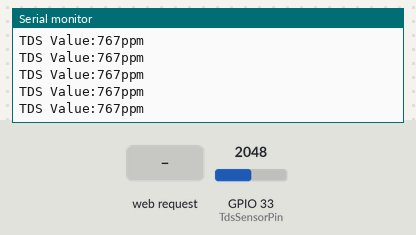
A sketch run on a simulated ESP32. On the bench: the last lines printed to the serial monitor. Inputs (shaded band) come from the test bench; at power-on: GPIO 33 (TdsSensorPin) = 2048. WiFi joins after 1.5 s; servers stay silent unless stated.

Above: at 2.7 s.
2.8 s: HTTP request GET /tds received
At 3.01 s:
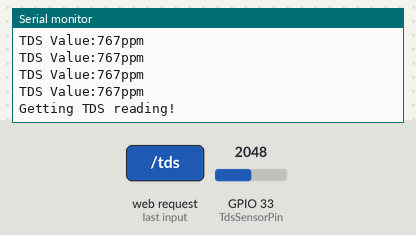
4.3 s: HTTP request GET /info received
At 4.56 s:
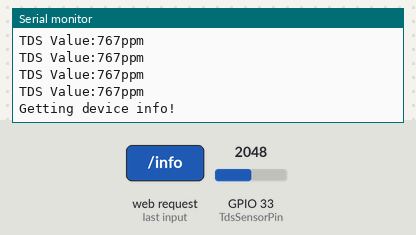
5.8 s: GPIO 33 (TdsSensorPin) set to 2866
At 7.0 s:
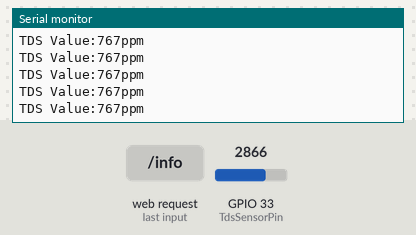
7.3 s: GPIO 33 (TdsSensorPin) set to 3603
At 7.3 s:
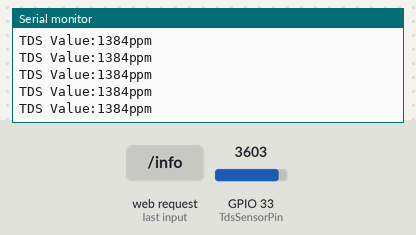
Timing chart, 0 to 9.8 s (numbered marks = the images above; inputs shaded):
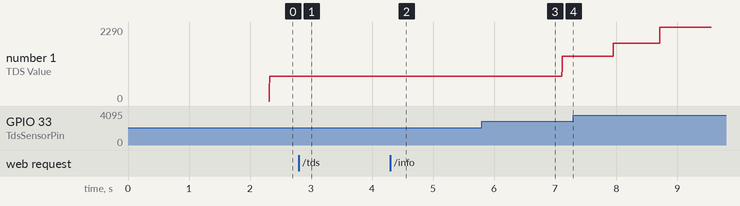

Measured:
- after the input at 2.8 s, the serial monitor: prints a new line at once (image 1)
- after the input at 4.3 s, the serial monitor: prints a new line at once (image 2)
- plotted number 1: 767 → 1384 after the input at 5.8 s, 1384 → 2290 after the input at 7.3 s

The sketch:

TDS_server.ino
```cpp
// Load Wi-Fi library
//#include <WiFi.h>
#include <DNSServer.h>
#include <WiFiManager.h>
#include <ESPmDNS.h>
#include <WebServer.h>
#include <ArduinoJson.h>
//#include <OneWire.h>
//#include <DallasTemperature.h>

//#include <ESPAsyncWebServer.h>

// Data wire is connected to GPIO 15
//#define ONE_WIRE_BUS 15

#define TdsSensorPin 33
#define VREF 3.3              // analog reference voltage(Volt) of the ADC
#define SCOUNT  30            // sum of sample point

// Setup a oneWire instance to communicate with any OneWire devices
//OneWire oneWire(ONE_WIRE_BUS);

// Pass our oneWire reference to Dallas Temperature sensor
//DallasTemperature sensors(&oneWire);
const char* ssid = "ARRIS-555D";
const char* password =  "621124665614";


WebServer server(80);

StaticJsonDocument<250> jsonDocument;
char buffer[250];

void setup_routing() {     \
  Serial.println("Routing setup!");
  server.on("/tds", getTDS);
  server.on("/info", getInfo);
  server.begin();
}

void add_json_object(char *tag, String value) {
  JsonObject obj = jsonDocument.createNestedObject();
  obj["type"] = tag;
  obj["value"] = value;
}

void create_json_info(char* sensor,int num, char * record_type) {
  jsonDocument.clear();
  jsonDocument["sensor"] = sensor;
  jsonDocument["quantity"] = num;
  jsonDocument["record-type"] = record_type;
  serializeJson(jsonDocument, buffer);
}

void create_json_tds(char *type, float value1) {
  jsonDocument.clear();
  jsonDocument["sensor"] = type;
  jsonDocument["value"] = value1;
  serializeJson(jsonDocument, buffer);
}

int analogBuffer[SCOUNT];     // store the analog value in the array, read from ADC
int analogBufferTemp[SCOUNT];
int analogBufferIndex = 0;
int copyIndex = 0;

float averageVoltage = 0;
float tdsValue = 0;
float temperature = 20;       // current temperature for compensation


void getInfo(){
   Serial.println("Getting device info!");
   create_json_info("TDS Sensor", 1, "ppm");
   server.send(200, "application/json", buffer);
}

void getTDS(){
  Serial.println("Getting TDS reading!");
  create_json_tds("sensor 1", tdsValue);
  server.send(200, "application/json", buffer);
}


void setup() {
  Serial.begin(115200);

  WiFiManager wifiManager;
  Serial.println("Conecting.....");
  wifiManager.autoConnect("TDS Sensor");
  Serial.println("connected");


  if(!MDNS.begin("esp32")) {
     Serial.println("Error starting mDNS");
     return;
  }

//
  MDNS.addService("http", "tcp", 80);
  //Name of Device and
  MDNS.addServiceTxt("http", "tcp", "type", "TDS Sensor");
  MDNS.addServiceTxt("http", "tcp", "Amount", "1");

  Serial.println(WiFi.localIP());
  setup_routing();
}


void loop() {pinMode(TdsSensorPin,INPUT);
  static unsigned long analogSampleTimepoint = millis();
  if(millis()-analogSampleTimepoint > 40U){     //every 40 milliseconds,read the analog value from the ADC
    analogSampleTimepoint = millis();
    analogBuffer[analogBufferIndex] = analogRead(TdsSensorPin);    //read the analog value and store into the buffer
    analogBufferIndex++;
    if(analogBufferIndex == SCOUNT){
      analogBufferIndex = 0;
    }
  }

  static unsigned long printTimepoint = millis();
  if(millis()-printTimepoint > 800U){
    printTimepoint = millis();
    for(copyIndex=0; copyIndex<SCOUNT; copyIndex++){
      analogBufferTemp[copyIndex] = analogBuffer[copyIndex];

      // read the analog value more stable by the median filtering algorithm, and convert to voltage value
      averageVoltage = getMedianNum(analogBufferTemp,SCOUNT) * (float)VREF / 4096.0;

      //temperature compensation formula: fFinalResult(25^C) = fFinalResult(current)/(1.0+0.02*(fTP-25.0));
      float compensationCoefficient = 1.0+0.02*(temperature-25.0);
      //temperature compensation
      float compensationVoltage=averageVoltage/compensationCoefficient;

      //convert voltage value to tds value
      tdsValue=(133.42*compensationVoltage*compensationVoltage*compensationVoltage - 255.86*compensationVoltage*compensationVoltage + 857.39*compensationVoltage)*0.5;

      //Serial.print("voltage:");
      //Serial.print(averageVoltage,2);
      //Serial.print("V   ");
      Serial.print("TDS Value:");
      Serial.print(tdsValue,0);
      Serial.println("ppm");
    }
  }

  server.handleClient();

}

// median filtering algorithm
int getMedianNum(int bArray[], int iFilterLen){
  int bTab[iFilterLen];
  for (byte i = 0; i<iFilterLen; i++)
  bTab[i] = bArray[i];
  int i, j, bTemp;
  for (j = 0; j < iFilterLen - 1; j++) {
    for (i = 0; i < iFilterLen - j - 1; i++) {
      if (bTab[i] > bTab[i + 1]) {
        bTemp = bTab[i];
        bTab[i] = bTab[i + 1];
        bTab[i + 1] = bTemp;
      }
    }
  }
  if ((iFilterLen & 1) > 0){
    bTemp = bTab[(iFilterLen - 1) / 2];
  }
  else {
    bTemp = (bTab[iFilterLen / 2] + bTab[iFilterLen / 2 - 1]) / 2;
  }
  return bTemp;
}
```
